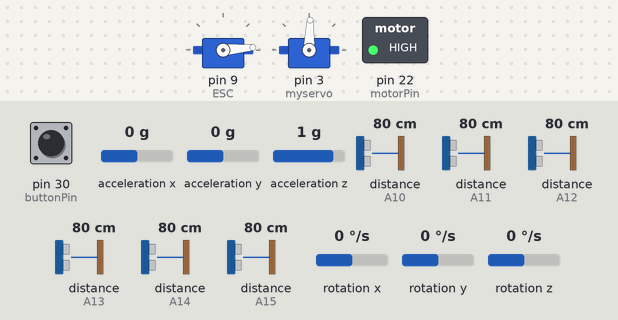
Bench run of a sketch on a simulated Arduino Mega 2560, built with avr-gcc and run on an emulated ATmega2560. Parts: 2 × servo, switched loads named in the sketch (green lamp = pin HIGH). Inputs (shaded band) come from the test bench; at power-on: rotation z 0 °/s, distance to the obstacle (sensors on A12, A13, A11, A10, A14, A15) 80 cm, pin 30 (buttonPin) HIGH, acceleration x 0 g, acceleration y 0 g, acceleration z 1 g, rotation x 0 °/s, rotation y 0 °/s. The echo pulse lasts 58.3 µs per cm; what the sketch prints to the serial monitor is not drawn.

Above: at 6.1 s.
6.2 s: rotation z set to -192 °/s
At 7.2 s:
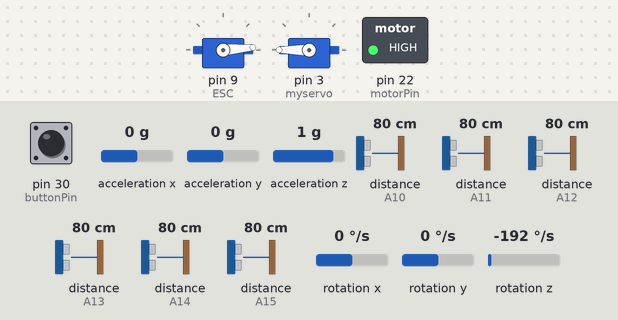
9.2 s: distance to the obstacle (sensor on A12) set to 95 cm
At 9.7 s:
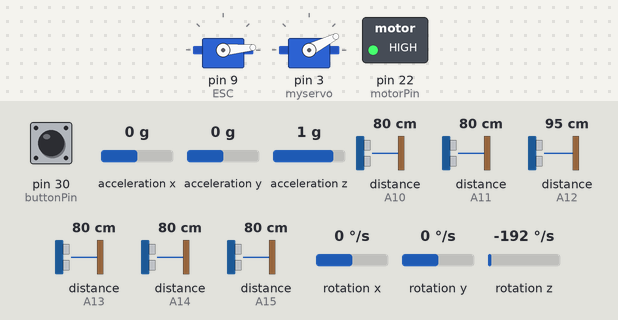
12.2 s: distance to the obstacle (sensor on A12) set to 104 cm
At 12.5 s:
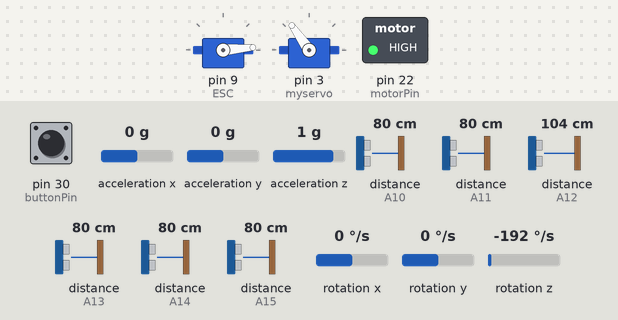
15.2 s: distance to the obstacle (sensor on A13) set to 120 cm
18.2 s: distance to the obstacle (sensor on A11) set to 94 cm
21.2 s: distance to the obstacle (sensor on A11) set to 102 cm
At 22.4 s:
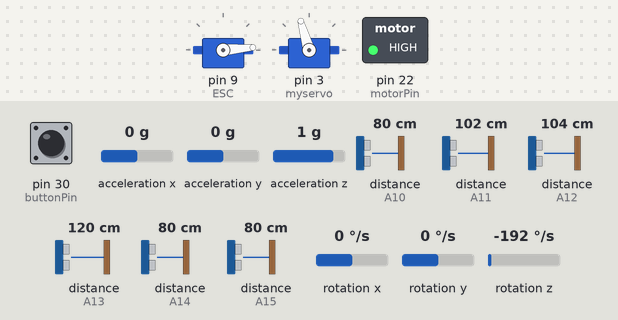
Timing chart, 0 to 24.1 s (numbered marks = the images above; inputs shaded):
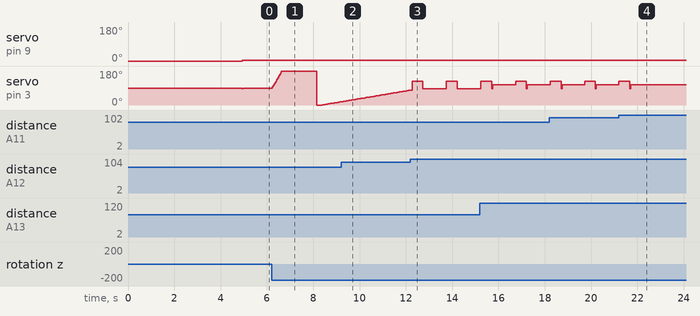

The sketch:

final_Open_challenge.ino
```cpp
#include <Wire.h>
#include <Servo.h>
#include <MPU6050.h>
#include <math.h>
#include <NewPing.h>
////////////////////////////////////////////////////////////////////////////////////////////////////////////////////////////////////
#define TRIGGER_PIN_R1 52  // Ultra Sonic defines with these objects
#define ECHO_PIN_R1 A15
///////////////////////////////////////////////////////////
#define TRIGGER_PIN_L1 46
#define ECHO_PIN_L1 A12
////////////////////////////////////////////////////////////
#define TRIGGER_PIN_R2 50
#define ECHO_PIN_R2 A13
////////////////////////////////////////////////////////////
#define TRIGGER_PIN_L2 48
#define ECHO_PIN_L2 A14
////////////////////////////////////////////////////////////
#define TRIGGER_PIN_F 42
#define ECHO_PIN_F A11
////////////////////////////////////////////////////////////
#define TRIGGER_PIN_b 44
#define ECHO_PIN_b A10
#define MAX_DISTANCE 200
/////////////////////////////////////////////////////////////
NewPing sonar_R1(TRIGGER_PIN_R1, ECHO_PIN_R1, MAX_DISTANCE);
NewPing sonar_L1(TRIGGER_PIN_L1, ECHO_PIN_L1, MAX_DISTANCE);
NewPing sonar_R2(TRIGGER_PIN_R2, ECHO_PIN_R2, MAX_DISTANCE);
NewPing sonar_L2(TRIGGER_PIN_L2, ECHO_PIN_L2, MAX_DISTANCE);
NewPing sonar_F(TRIGGER_PIN_F, ECHO_PIN_F, MAX_DISTANCE);
NewPing sonar_b(TRIGGER_PIN_b, ECHO_PIN_b, MAX_DISTANCE);
///////////////////////////////////////////////////////////////
Servo ESC;
Servo myservo;
MPU6050 mpu;
/////////////////////////////////////////Gyro
const int calibrationSamples = 1000;
float gyroZOffset = 0;
float angleZ = 0;
////////////////////////////////////////
double target = 0;  // Set your desired orientation angle (adjust as needed)
double z;
double err;
/////////////////////////stander muser
int T_angle = 20;
int dis_b = 10;
int denger_dis = 13;
////////////////////////////prop
float kpR = 1;
float KPL = 1;
float Kp = 2.2;
///////////////////correction
float ZL1;
float error_l;
float teta_l;
float L;
int angel_ZL;
float ZR;
float error_r;
float teta_r;
float R;
int angel_ZR;
float integral;
float prevErr;
float privosZ = 0;
///////////////sensor
int L1;
int L2;
int R1;
int R2;
int F;
int b;
int button_state;
///////////////////timer
unsigned long startMillis;  //variables for turning
unsigned long currentMillis;
unsigned long period = 0;
unsigned long timer = 0;
//////////////////Motor
int Speed = 5;
int center = 86;
//////////////////
int turn = 0;
int Target_AR;
int Target_AL;
int buttonPin = 30;
int motorPin = 22;
//////////////////////////////////////////////////////////functions'
void mpu_setup() {

  mpu.initialize();
  // Verify the connection
  if (!mpu.testConnection()) {
    Serial.println("MPU6050 connection failed");
    while (1)
      ;
  }
  calibrateGyro();
}

//________________________________________________________________________________________________________
void mpu_loop() {

  static unsigned long lastTime = 0;
  unsigned long currentTime = millis();
  float dt = (currentTime - lastTime) / 1000.0;  // Convert milliseconds to seconds
  lastTime = currentTime;

  int16_t ax, ay, az, gx, gy, gz;
  mpu.getMotion6(&ax, &ay, &az, &gx, &gy, &gz);

  // Gyro rate for Z-axis (in degrees per second) with offset correction
  float gyroRateZ = (gz - gyroZOffset) / 131.0;

  // Integrate the gyro rate to get the yaw angle
  angleZ += gyroRateZ * dt;

  // Apply a simple condition to stabilize the angle when not rotating
  if (abs(gyroRateZ) < 0.1) {  // Assuming small drift values, can be adjusted

    gyroRateZ = 0;  // Zero out the small drift rate
  }

  // Print the yaw angle
  // Serial.print("Z: ");
  // Serial.println(z);
  delayMicroseconds(10);
}


//________________________________________________________________________________________________________
void calibrateGyro() {
  long gzOffsetSum = 0;
  for (int i = 0; i < calibrationSamples; i++) {
    int16_t ax, ay, az, gx, gy, gz;
    mpu.getMotion6(&ax, &ay, &az, &gx, &gy, &gz);
    gzOffsetSum += gz;
    delay(1);
  }
  gyroZOffset = gzOffsetSum / calibrationSamples;
}
//________________________________________________________________________________________________________
double P_id_gyro() {
  err = target - angleZ;
  integral += err;
  // Calculate the control output (PID)
  double output = Kp * err;
  // Map the output to servo position (adjust the mapping range)
  double mappedOutput = map(output, -90, 90, 43, 133);

  myservo.write(mappedOutput);
  // Update previous error for next iteration
  prevErr = err;
  // Serial.print("z = ");
  // Serial.println(z);
  // Serial.print("target = ");
  // Serial.println(target);
  // Serial.print("err = ");
  // Serial.println(err);
  return err;
}

void sensor() {
  L1 = sonar_L1.ping_cm();
  if (L1 == 0) { L1 = 200; }
  delayMicroseconds(100);
  L2 = sonar_L2.ping_cm();
  if (L2 == 0) { L2 = 200; }
  delayMicroseconds(100);
  R1 = sonar_R1.ping_cm();
  if (R1 == 0) { R1 = 200; }
  delayMicroseconds(100);
  R2 = sonar_R2.ping_cm();
  if (R2 == 0) { R2 = 200; }
  delayMicroseconds(100);
  F = sonar_F.ping_cm();
  if (F == 0) { F = 200; }
  delayMicroseconds(100);
  b = sonar_b.ping_cm();
  if (b == 0) { b = 200; }
  delayMicroseconds(100);
  Serial.print("L1=");
  Serial.println(L1);
  Serial.print("L2=");
  Serial.println(L2);
  Serial.print("R1=");
  Serial.println(R1);
  Serial.print("R2=");
  Serial.println(R2);
  Serial.print("F=");
  Serial.println(F);
  mpu_loop();
}
///////////////////////////////////////////////////////////////////////////////////////////////////////////////////////////////////////////
void correction_L(float L1, float L2) {
  ZL1 = float((L1 - L2) / dis_b);
  error_l = atan(ZL1);
  teta_l = (error_l * 180.0) / PI;
  Serial.print("Theta = ");
  Serial.print(teta_l);
  if (teta_l > T_angle) { teta_l = T_angle; }
  if (teta_l < -T_angle) { teta_l = -T_angle; }
  angel_ZL = (teta_l * KPL) + center;
  Serial.print(" \nAngel ZL1=");
  Serial.println(angel_ZL);
  L = abs(((L1 + L2) / 2 * cos(1)));
}

void dis_l(float ZL1) {
  myservo.write((ZL1 - denger_dis) * KPL + center);
}
////////////////////////////////////////////////////////////////////////////////////////////////////////////////////////////////////////////
void correction_R(int R1, int R2) {
  ZR = (R1 - R2) / dis_b;
  error_r = atan(ZR);
  teta_r = (error_r * 180) / PI;
  if (teta_r > T_angle) { teta_r = T_angle; }
  if (teta_r < -T_angle) { teta_r = -T_angle; }
  angel_ZR = -1 * (teta_r * kpR) + center;
  Serial.print("Angel ZR=");
  Serial.println(angel_ZR);

  R = abs(((R1 + R2) / 2) * (cos(1)));
}
void dis_r(float ZR) {
  myservo.write(-1 * (ZR - denger_dis) * kpR + center);
}
//bool on = 1;
////////////////////////////////////////////////////////////////////////////////////////////////////////////////////////////////////////////
void Stop() {
  ESC.write(0);

  delay(10000000000000000000000000000000000000000000000000000000000000000000000000000000000000000000000000000000);
}
/////////////////////////////start program
void setup() {
  pinMode(motorPin, OUTPUT);
  digitalWrite(motorPin, HIGH);
  Serial.begin(115200);
  ESC.attach(9, 1000, 2000);
  ESC.write(0);
  myservo.attach(3);
  mpu_setup();
  myservo.write(86);
  Serial.println("Done!\n");
  // delay(2000);
  startMillis = millis();
  pinMode(buttonPin, INPUT);
  while (!digitalRead(buttonPin)) {
    mpu_loop();
  }
  Serial.println("Done!\n");
}


void loop() {
  if (abs(turn) == 12) {
    ESC.write(Speed);
    delay(300);
    Speed = 0;

  } else {


    ESC.write(Speed);
    sensor();
    correction_L(L1, L2);
    correction_R(R1, R2);
    if (turn == 0) {
      P_id_gyro();
    }
    if (turn > 0) {
      if (L1 < denger_dis) {
        dis_l(ZL1);
      } else if (R1 < denger_dis) {
        dis_r(ZR);
      } else {
        myservo.write(angel_ZL);
      }
    }
    if (turn < 0) {
      if (R1 < denger_dis) {
        dis_r(ZR);
      } else if (L1 < denger_dis) {
        dis_l(ZL1);
      } else {
        myservo.write(angel_ZR);
      }
    }

    currentMillis = millis();
    if (currentMillis - startMillis >= period) {
      Speed = 5;
      if (turn >= 0) {
        if ((R1 > 100 && F < 100) || (R1 - L1 > 100 && F < 100) || (R1 - R2 > 100 && F < 100)) {
          turn++;
          period = 1000;
          privosZ = abs(angleZ);
          myservo.write(45);
          while (abs(angleZ) < privosZ + 90) {
            Serial.println(angleZ);
            mpu_loop();
          }
          myservo.write(center);
          startMillis = millis();
          Speed = 5;
        }
      }
      if (turn <= 0) {
        //  Serial.println(angleZ);
        if ((L1 > 100 && F < 100) || (L1 - R1 > 100 && F < 100) || (L1 - L2 > 100 && F < 100) || (L2 > 100 && F < 100)) {
          turn--;
          startMillis = millis();
          period = 1000;
          //rate the gyro rate to get the yaw angle
          privosZ = abs(angleZ);
          myservo.write(125);
          while (abs(angleZ) < privosZ + 90) {
            // Serial.println(angleZ);
            mpu_loop();
          }
          myservo.write(center);
          startMillis = millis();
          Speed = 5;
        }
      }
    }  //Serial.println();
  }
}
```

Measured:
- the behaviour switches between 98 and 99 cm on distance to the obstacle (sensor on A12) (found by bisection; images 2 and 3)
- the behaviour switches between 97 and 98 cm on distance to the obstacle (sensor on A11) (found by bisection; images 3 and 4)
- after the input at 21.2 s, servo on pin 3 (myservo): goes on until 21.7 s, then stays 106°
- by itself, servo on pin 3 (myservo): alternates 125° for 0.47 s and 106° for 1.0 s
